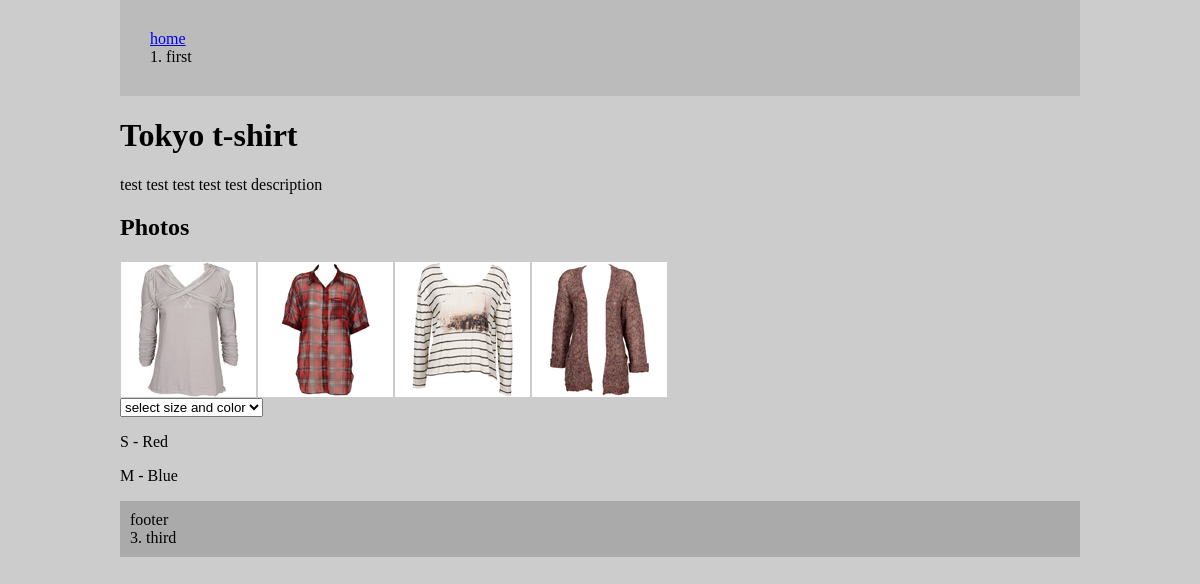
/Category/Girls/10, run on the app's committed database.
### tables this page shows
CREATE TABLE IF NOT EXISTS `product` (
  `product_id` int(4) NOT NULL AUTO_INCREMENT,
  `product_name` varchar(100) NOT NULL,
  `description` varchar(2000) DEFAULT NULL,
  `size_description` varchar(2000) DEFAULT NULL,
  `price` decimal(10,2) NOT NULL,
  `price_discount_amt` decimal(10,2) NOT NULL DEFAULT '0.00',
  `is_active` tinyint(1) NOT NULL DEFAULT '0',
  `category_id` int(4) NOT NULL,
  `weight` float NOT NULL DEFAULT '0',
  `date_created` datetime NOT NULL,
  `date_modified` datetime NOT NULL,
  PRIMARY KEY (`product_id`),
  KEY `category_id` (`category_id`)
);

CREATE TABLE IF NOT EXISTS `photo` (
  `photo_id` int(4) NOT NULL AUTO_INCREMENT,
  `alternative_text` varchar(100) DEFAULT NULL,
  `filename` varchar(30) NOT NULL,
  `is_active` tinyint(1) NOT NULL DEFAULT '1',
  `is_main` tinyint(1) NOT NULL DEFAULT '0',
  `product_id` int(4) NOT NULL,
  `weight` float NOT NULL DEFAULT '0',
  `date_created` datetime NOT NULL,
  PRIMARY KEY (`photo_id`),
  KEY `product_id` (`product_id`),
  KEY `is_main` (`is_main`)
);

CREATE TABLE IF NOT EXISTS `item` (
  `item_id` int(4) NOT NULL AUTO_INCREMENT,
  `color_id` tinyint(2) DEFAULT NULL,
  `size_id` tinyint(2) DEFAULT NULL,
  `product_size_id` int(4) DEFAULT NULL,
  `qty` int(4) NOT NULL DEFAULT '0',
  `is_active` tinyint(1) NOT NULL DEFAULT '1',
  `product_id` int(4) NOT NULL,
  `weight` float NOT NULL DEFAULT '0',
  `date_created` datetime NOT NULL,
  `date_modified` datetime NOT NULL,
  PRIMARY KEY (`item_id`),
  KEY `color_id` (`color_id`),
  KEY `size_id` (`size_id`),
  KEY `product_id` (`product_id`)
);

CREATE TABLE IF NOT EXISTS `size` (
  `size_id` tinyint(2) NOT NULL AUTO_INCREMENT,
  `size_name` varchar(50) NOT NULL,
  `weight` float NOT NULL DEFAULT '0',
  PRIMARY KEY (`size_id`)
);

CREATE TABLE IF NOT EXISTS `color` (
  `color_id` tinyint(2) NOT NULL AUTO_INCREMENT,
  `color_name` varchar(50) NOT NULL,
  `weight` float NOT NULL DEFAULT '0',
  PRIMARY KEY (`color_id`)
);

### application/controllers/Product.php (called while the page is built, shortened)
<?php
class Product extends CI_Controller{
    public function Product(){
        $this->load->model('ProductModel');
        $this->load->model('ItemModel');
        $this->load->model('PhotoModel');
        $this->load->helper('form');
        $data['header'] = $this::_getHeader();
        $data['footer'] = $this::_getFooter();
        $data['title']  = $this::_getTitle();
        $this->load->vars($data);
    }
	public function view($product_id){
        $product = $this->ProductModel->getProductById($product_id);
        $photos = $this->PhotoModel->getPhotoListByProductId($product_id);
        $items = $this->ItemModel->getItemList($product_id);
        $options = array();
        $options[-1] = 'select size and color';
        foreach($items as $item){
        	$options[$item['item_id']] = $item['size_name'].'  -  '.$item['color_name'];
        }
        $data['main'] = array(
        					'product' => $product,
        					'photos'  => $photos,
        					'items'   => $items,
        					'items_options' => $options,
        				);
        $data['page'] = 'product';
        $this->load->view('template', $data);
	}
    private function _getHeader(){
        return array(
                    'first'  => '1. first',
                    'second' => '2. second'
                    );
    }
    private function _getFooter(){
        return array(
                    'third'  => '3. third',
                    'fourth' => '4. fourth'
                    );
    }
    private function _getTitle(){
        return null;
    }
}

### index.php (called while the page is built, shortened)
<?php
require_once BASEPATH.'core/CodeIgniter.php';

### application/models/ProductModel.php (called while the page is built, shortened)
<?php
class ProductModel extends CI_Model{
    function getProductById($product_id, $active_only = TRUE){
        $sql = 'select product_id, product_name, description, size_description,
                price, price_discount_amt, price - price_discount_amt as price_sell,
        		is_active, date_created, date_modified from product where product_id = ? and is_active = ?';
        $query = $this->db->query($sql, array($product_id, ($active_only) ? 1 : 0));
        $data = $query->row_array();
        return $data;
    }
}

### application/models/PhotoModel.php (called while the page is built, shortened)
<?php
class PhotoModel extends CI_Model{
    function getPhotoListByProductId($product_id, $active_only = TRUE){
    	$sql = 'select *, filename as photo_filename from photo
    			where product_id = ? and is_active = ?
    			order by is_main DESC, weight ASC';
        $query = $this->db->query($sql, array($product_id, ($active_only) ? 1 : 0));
        $data = $query->result_array();
        return $data;
    }
}

### application/models/ItemModel.php (called while the page is built, shortened)
<?php
class ItemModel extends CI_Model{
    public function getItemList($product_id, $active_only = TRUE){
    	$sql = 'select i.item_id, i.qty, i.weight, i.date_created, i.date_modified,
				i.color_id, c.color_name, i.size_id, s.size_name
				from item i left join size s on i.size_id = s.size_id
					left join color c on i.color_id = c.color_id
				where i.product_id = ?
				and i.is_active = ?';
    	$query = $this->db->query($sql, array($product_id, ($active_only) ? 1 : 0));
        $data = $query->result_array();
        return $data;
    }
}

### application/views/product.php (the view, shortened to what this page needs)
<h1><?=$product['product_name'] ?></h1>
<p><?=$product['description'] ?></p>
<form action="<?= base_url().'cart' ?>" method="post">
	<h2>Photos</h2>
	<?foreach ($photos as $photo){ ?>
	    <div style="float: left; margin: 1px">
	    	<img src="<?= base_url().'images/products/'.$photo['photo_filename'] ?>">
	    </div>
	<?} ?>
	<?=form_dropdown('item_id', $items_options);?>
	<?foreach ($items as $item){ ?>
	    <p>
	    	<?=$item['size_name'].'   -   '.$item['color_name'] ?>
	    </p>
	<?} ?>
</form>

### application/views/template.php
<html>
    <head>
        <? $this->load->view('title', $title) ?>
    </head>
    <body>
        <div id="container">
        <? $this->load->view('header', $header) ?>
        <? $this->load->view($page, $main) ?>
        <? $this->load->view('footer', $footer) ?>
        </div>
    </body>
</html>

### application/views/title.php (shortened to what this page needs)
<link rel="stylesheet" type="text/css" href="<?=base_url()?>css/site_layout.css" />

### application/views/header.php
<div id="header">
	<a href="<?=base_url() ?>">home</a>
	<br><?=$first ?>
</div>

### application/views/footer.php
<div id="footer">
	footer
	<br><?=$third ?>
</div>

### css/site_layout.css (style rules this page uses)
body { margin: 0; padding: 0; background: #ccc; }
#container { width: 960px; margin: 0 auto; }
#header { padding: 30px; background: #bbb; }
#footer { clear: both; background: #aaa; padding: 10px; }

### data on the page
product: product_name "Tokyo t-shirt", description "test test test test test description"
photo: filename (picture)
photo: filename (picture)
photo: filename (picture)
photo: filename (picture)
item: size.size_name "S", color.color_name "Red"
item: size.size_name "M", color.color_name "Blue"

### other printed values
$first "1. first"
$third "3. third"
